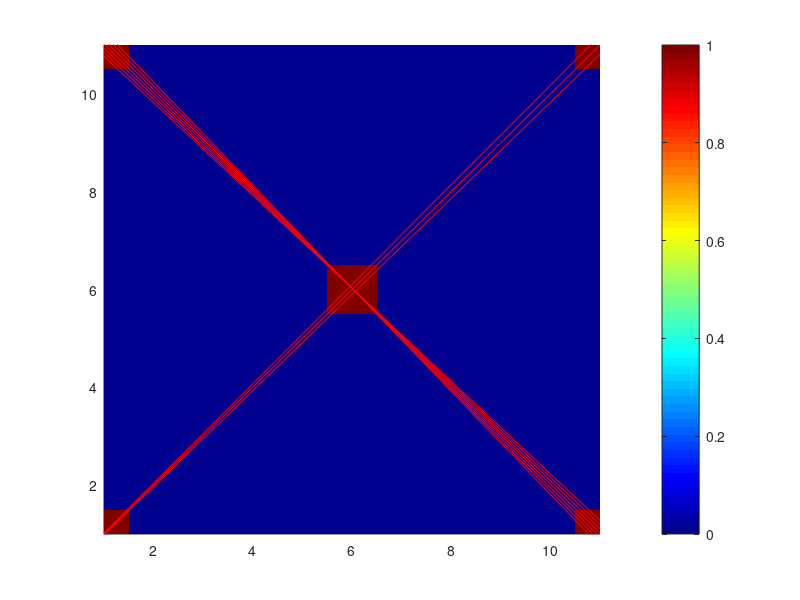

The MATLAB source for this figure:
img = zeros(11, 11);
img = uint8(img);
img(1,1) = 1;
img(1,11) = 1;
img(11,1) = 1;
img(11,11) = 1;
img(6,6) = 1;

hold on;

imagesc(img),colormap(jet)
colorbar

interval = 0.5;
D = [];

for i = -16:0.5:16
    D = [D i];
end


H = zeros(65, 362);
for i = 1:11
    for j = 1:11
        if img(i,j) == 1
            for theta = 1:0.5:181
                d = i * cosd(theta - 1) + j * sind(theta - 1);
                [d index] = min(abs(D - d));
                H(index, theta * 2) = H(index, theta * 2) + 1;
            end
        end
    end
end

for i = 1:65
    for j = 1:0.5:181
        if H(i, 2 * j) > 2
            if i > 32
                d = double(i - 33) / 2;
            else
                d = -1 * double(i) / 2;
            end
            th = j;
            x = 1:11;
            y = d * cscd(th - 1) - x * cotd(th - 1);
            axis([1,11,1,11]);
            plot(x, y, 'r');
        end
    end
end



hold off;